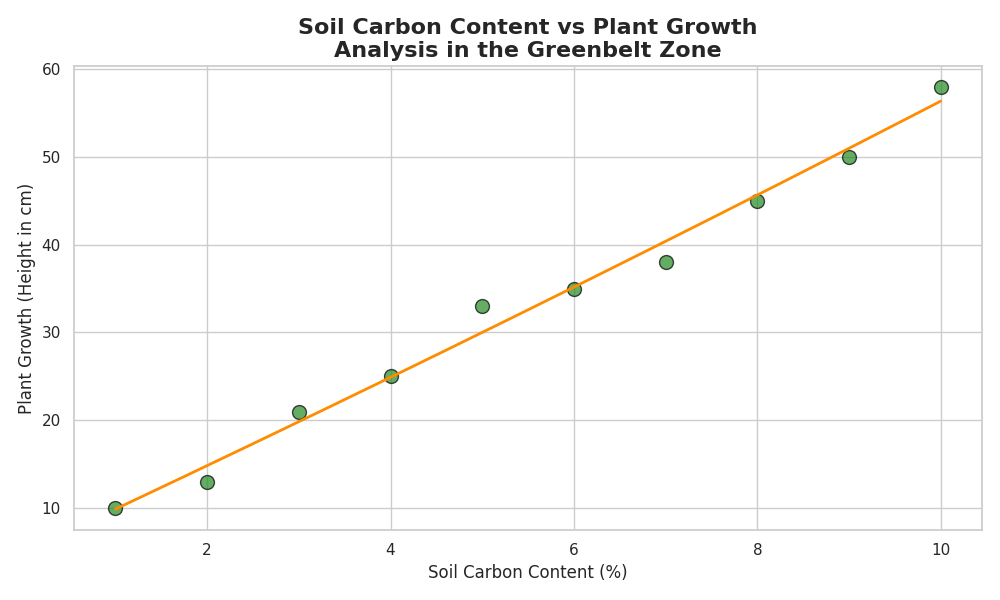

Recreate this plot in Python.
import matplotlib.pyplot as plt
import numpy as np
from numpy.polynomial.polynomial import Polynomial

soil_carbon_content = np.array([1, 2, 3, 4, 5, 6, 7, 8, 9, 10])
plant_growth_height = np.array([10, 13, 21, 25, 33, 35, 38, 45, 50, 58])

coefs = np.polyfit(soil_carbon_content, plant_growth_height, 2)
polynomial_fit = Polynomial(coefs[::-1])

x_smooth = np.linspace(soil_carbon_content.min(), soil_carbon_content.max(), 200)
y_smooth = polynomial_fit(x_smooth)

plt.figure(figsize=(10, 6))
plt.scatter(soil_carbon_content, plant_growth_height, color='forestgreen', s=100, edgecolor='black', alpha=0.7)
plt.plot(x_smooth, y_smooth, color='darkorange', linewidth=2)

plt.title("Soil Carbon Content vs Plant Growth\nAnalysis in the Greenbelt Zone", fontsize=16, fontweight='bold')
plt.xlabel("Soil Carbon Content (%)", fontsize=12)
plt.ylabel("Plant Growth (Height in cm)", fontsize=12)

plt.tight_layout()

plt.show()
